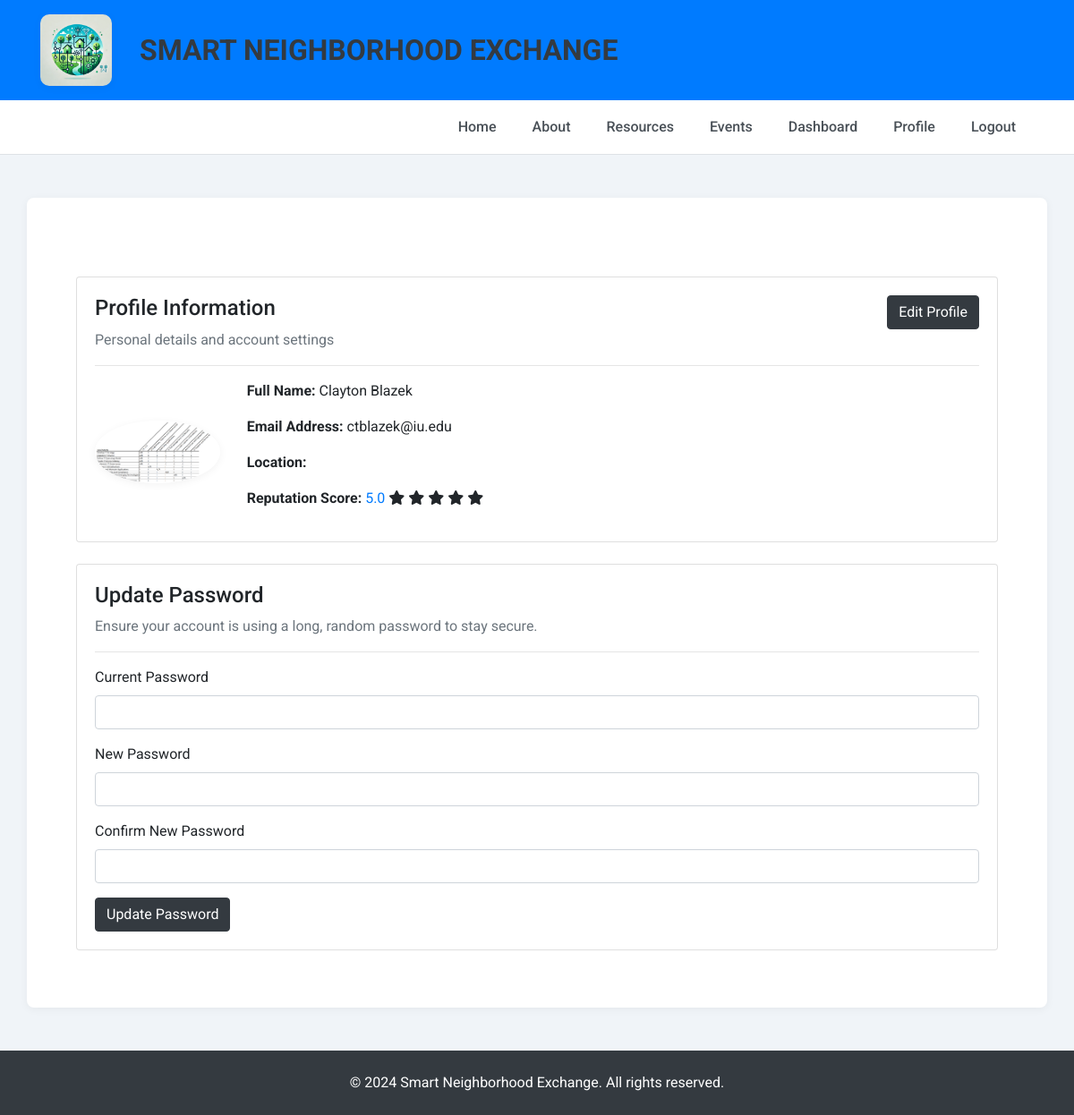
/profile (signed in), run on an earlier commit of the app's database.
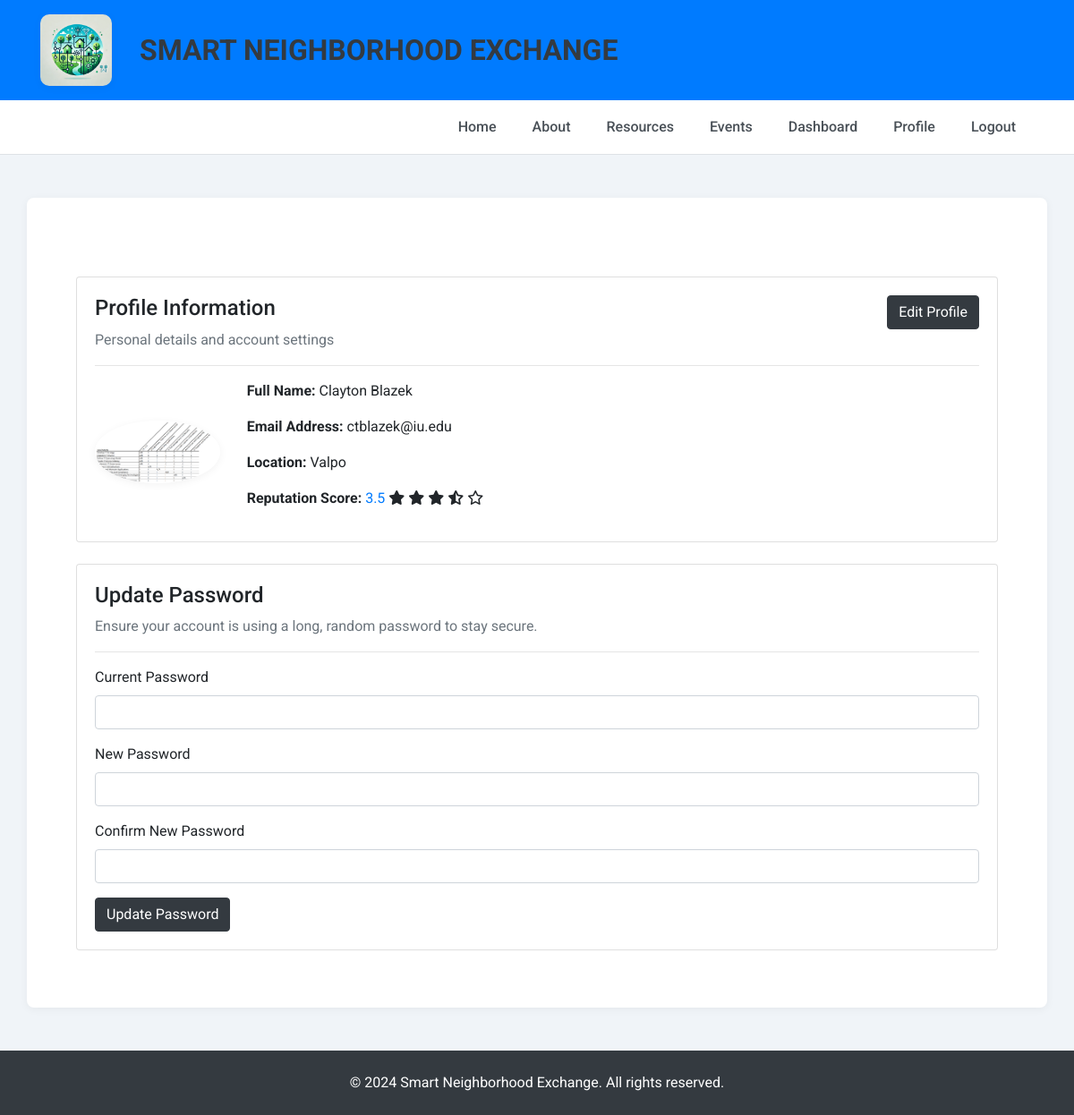
And on a later commit of the database.
### tables this page shows
CREATE TABLE Users (
            user_id INTEGER PRIMARY KEY AUTOINCREMENT,
            name TEXT NOT NULL,
            email TEXT NOT NULL UNIQUE,
            password TEXT NOT NULL,
            profile_image TEXT,
            location TEXT
        );

### app.py (the view)
@app.route('/profile')
def profile():
    if 'user_id' not in session:
        return redirect(url_for('login'))
    user_id = session['user_id']
    with sqlite3.connect('projects.db') as conn:
        conn.row_factory = sqlite3.Row
        c = conn.cursor()
        c.execute('SELECT * FROM Users WHERE user_id = ?', (user_id,))
        user = c.fetchone()
        c.execute('SELECT rating FROM Reviews WHERE user_id = ?', (user_id,))
        ratings = [int(row['rating']) for row in c.fetchall()]
    average_rating = round(sum(ratings) / len(ratings), 1) if ratings else 0
    return render_template('profile.html', user=user, average_rating=average_rating)

### templates/profile.html
{% extends "base.html" %}
{% block content %}
<div class="container mt-5">
    <div class="card mb-4">
        <div class="card-body">
            <div class="d-flex justify-content-between">
                <h4>Profile Information</h4>
                <a href="{{ url_for('edit_profile') }}" class="btn btn-dark">Edit Profile</a>
            </div>
            <p class="text-muted">Personal details and account settings</p>
            <hr>
            <div class="row align-items-center">
                <div class="col-md-2">
                    <img src="{{ url_for('static', filename='uploads/' ~ user['profile_image']) }}" class="img-fluid rounded-circle" alt="Profile Picture">
                </div>
                <div class="col-md-10">
                    <p><strong>Full Name:</strong> {{ user['name'] }}</p>
                    <p><strong>Email Address:</strong> {{ user['email'] }}</p>
                    <p><strong>Location:</strong> {{ user['location'] }}</p>
                    <p><strong>Reputation Score:</strong> <span class="text-primary">{{ average_rating }} </span>
                        {% for i in range(1, 6) %}
                            {% if i <= average_rating %}
                                <i class="fas fa-star"></i>
                            {% elif (i - 1) < average_rating < i %}
                                <i class="fas fa-star-half-alt"></i>
                            {% else %}
                                <i class="far fa-star"></i>
                            {% endif %}
                        {% endfor %}
                    </p>
                </div>
            </div>
        </div>
    </div>
    <div class="card mb-4">
        <div class="card-body">
            <h4>Update Password</h4>
            <p class="text-muted">Ensure your account is using a long, random password to stay secure.</p>
            <hr>
            <form action="{{ url_for('update_password') }}" method="post">
                <div class="mb-3">
                    <label for="current_password" class="form-label">Current Password</label>
                    <input type="password" class="form-control" id="current_password" name="current_password" required>
                </div>
                <div class="mb-3">
                    <label for="new_password" class="form-label">New Password</label>
                    <input type="password" class="form-control" id="new_password" name="new_password" required>
                </div>
                <div class="mb-3">
                    <label for="confirm_password" class="form-label">Confirm New Password</label>
                    <input type="password" class="form-control" id="confirm_password" name="confirm_password" required>
                </div>
                <button type="submit" class="btn btn-dark">Update Password</button>
            </form>
        </div>
    </div>
</div>
{% endblock %}

What changed in the data, as far as the page shows it:
changed Users "Clayton Blazek": location (not shown) → "Valpo"
Also different on the page:
{{ average_rating }}: "5.0" → "3.5"
